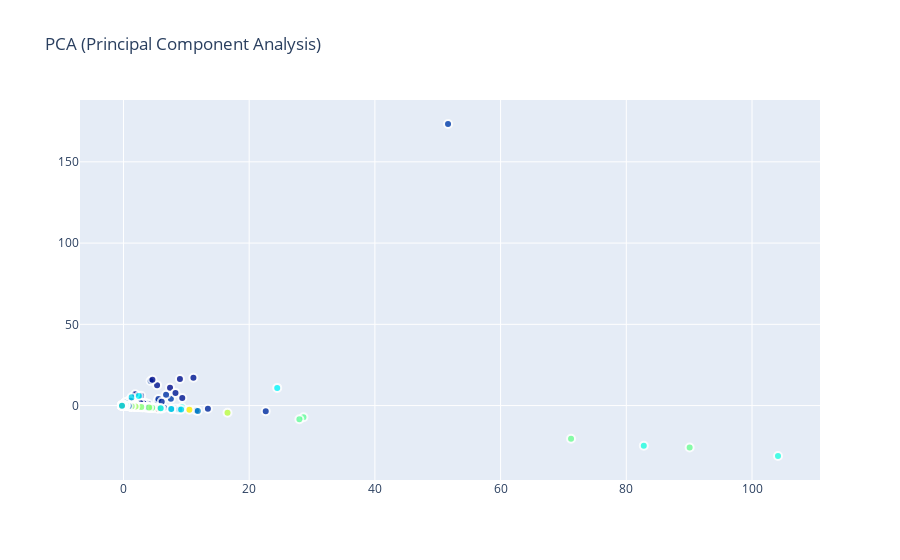

Notebook source saved alongside this figure:
### Code cell
trace0 = go.Scatter(
    x = X_5d[:,0],
    y = X_5d[:,1],
    name = "Target",
    hoverinfo = 'all',
    mode = 'markers',
#     text = Target.unique(),
    showlegend = False,
    marker = dict(
        size = 8,
        color = Target,
        colorscale ='Jet',
        showscale = False,
        line = dict(
            width = 2,
            color = 'rgb(255, 255, 255)'
        ),
        opacity = 0.8
    )
)
data = [trace0]

layout = dict(title = 'PCA (Principal Component Analysis)',
              hovermode= 'closest',
              yaxis = dict(zeroline = False),
              xaxis = dict(zeroline = False),
              showlegend= True
             )

fig = dict(data=data, layout=layout)
py.iplot(fig, filename='styled-scatter')

### Figure 1 — Plotly figure (JSON) as saved in the notebook; plotly's stock layout.template omitted (floating-point values rounded to 4 significant figures; data arrays with more than 128 entries replaced by an {"elided": "..."} marker saying what was removed)
{"data": [{"hoverinfo": "all", "marker": {"color": {"elided": "9123 float values"}, "colorscale": [[0, "rgb(0,0,131)"], [0.2, "rgb(0,60,170)"], [0.4, "rgb(5,255,255)"], [0.6, "rgb(255,255,0)"], [0.8, "rgb(250,0,0)"], [1, "rgb(128,0,0)"]], "line": {"color": "rgb(255, 255, 255)", "width": 2}, "opacity": 0.8, "showscale": false, "size": 8}, "mode": "markers", "name": "Target", "showlegend": false, "type": "scatter", "x": {"elided": "9123 float values"}, "y": {"elided": "9123 float values"}}], "layout": {"hovermode": "closest", "showlegend": true, "title": {"text": "PCA (Principal Component Analysis)"}, "xaxis": {"zeroline": false}, "yaxis": {"zeroline": false}}}
